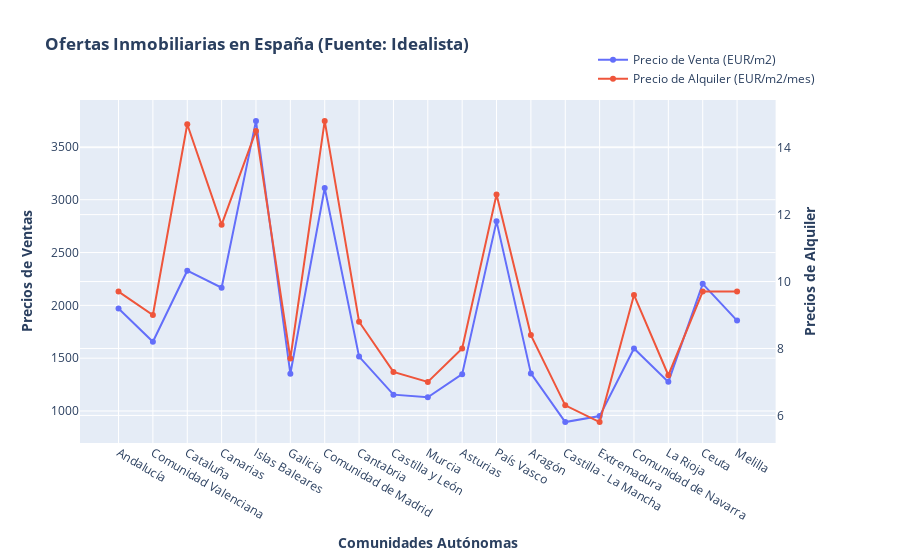

Notebook code for this chart:
### Markdown cell above
El gráfico sin los datos estandarizados

### Code cell
from plotly.subplots import make_subplots

# Create figure with secondary y-axis
fig_1 = make_subplots(specs=[[{"secondary_y": True}]])

# Add traces
fig_1.add_trace(
    go.Line(x=idealista_pricing["Comunidad"], y=idealista_pricing["Precio Venta (EUR/m2)"], 
           name="Precio de Venta (EUR/m2)"),
    secondary_y=False,
)

fig_1.add_trace(
    go.Line(x=idealista_pricing["Comunidad"], y=idealista_pricing["Precio Alquiler (EUR/m2/mes)"], 
           name="Precio de Alquiler (EUR/m2/mes)"),
    secondary_y=True,
)

# Add figure title and legend
fig_1.update_layout(
    title_text="<b>Ofertas Inmobiliarias en España (Fuente: Idealista)</b>",
    legend=dict(
        yanchor="bottom",
        y=1.02,
        xanchor="right",
        x=1
    )
)

# Set x-axis title
fig_1.update_xaxes(title_text="<b>Comunidades Autónomas</b>")

# Set y-axes titles
fig_1.update_yaxes(title_text="<b>Precios de Ventas</b>", secondary_y=False)
fig_1.update_yaxes(title_text="<b>Precios de Alquiler</b>", secondary_y=True)

fig_1.show()

### Figure 1 — Plotly figure (JSON) as saved in the notebook; plotly's stock layout.template omitted (floating-point values rounded to 4 significant figures)
{"data": [{"name": "Precio de Venta (EUR/m2)", "type": "scatter", "x": ["Andalucía", "Comunidad Valenciana", "Cataluña", "Canarias", "Islas Baleares", "Galicia", "Comunidad de Madrid", "Cantabria", "Castilla y León", "Murcia", "Asturias", "País Vasco", "Aragón", "Castilla - La Mancha", "Extremadura", "Comunidad de Navarra", "La Rioja", "Ceuta", "Melilla"], "xaxis": "x", "y": [1970, 1656, 2328, 2167, 3746, 1353, 3111, 1515, 1155, 1130, 1349, 2795, 1356, 895, 952, 1592, 1276, 2204, 1856], "yaxis": "y"}, {"name": "Precio de Alquiler (EUR/m2/mes)", "type": "scatter", "x": ["Andalucía", "Comunidad Valenciana", "Cataluña", "Canarias", "Islas Baleares", "Galicia", "Comunidad de Madrid", "Cantabria", "Castilla y León", "Murcia", "Asturias", "País Vasco", "Aragón", "Castilla - La Mancha", "Extremadura", "Comunidad de Navarra", "La Rioja", "Ceuta", "Melilla"], "xaxis": "x", "y": [9.7, 9, 14.7, 11.7, 14.5, 7.7, 14.8, 8.8, 7.3, 7, 8, 12.6, 8.4, 6.3, 5.8, 9.6, 7.2, 9.7, 9.7], "yaxis": "y2"}], "layout": {"legend": {"x": 1, "xanchor": "right", "y": 1.02, "yanchor": "bottom"}, "title": {"text": "<b>Ofertas Inmobiliarias en España (Fuente: Idealista)</b>"}, "xaxis": {"anchor": "y", "domain": [0, 0.94], "title": {"text": "<b>Comunidades Autónomas</b>"}}, "yaxis": {"anchor": "x", "domain": [0, 1], "title": {"text": "<b>Precios de Ventas</b>"}}, "yaxis2": {"anchor": "x", "overlaying": "y", "side": "right", "title": {"text": "<b>Precios de Alquiler</b>"}}}}
